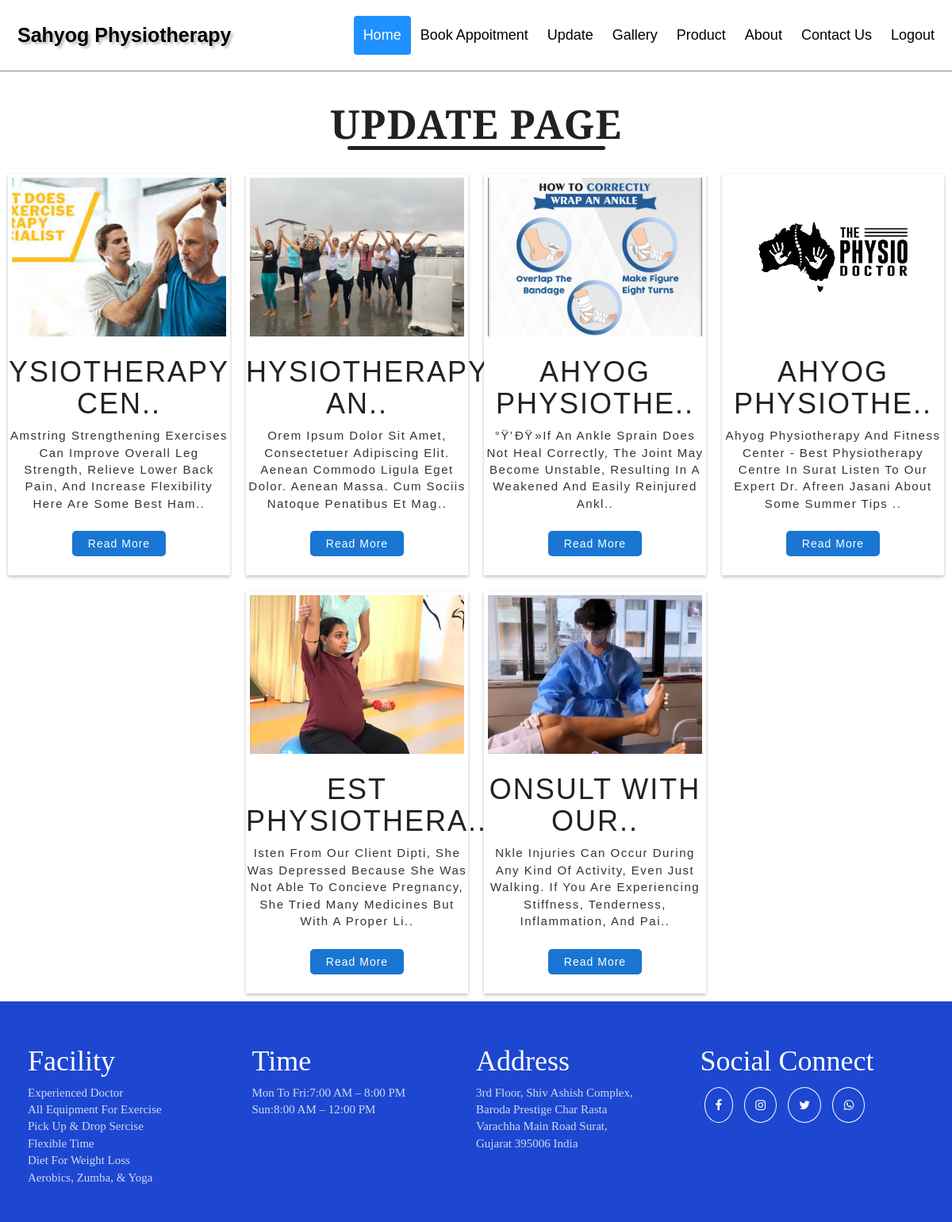
Screenshot of /update.php (signed in) with the database file from the repository.
### tables this page shows
CREATE TABLE IF NOT EXISTS `blogs` (
  `id` int(11) NOT NULL AUTO_INCREMENT,
  `titele` text NOT NULL,
  `description` text NOT NULL,
  `img` text NOT NULL,
  `status` enum('show','hide') NOT NULL,
  `created_at` timestamp NOT NULL,
  `updated_at` timestamp NOT NULL,
  PRIMARY KEY (`id`)
);

### functions.php (called while the page is built, shortened)
<?php
    function gethost()
    {
       return "http://localhost/sahyogphysio";
    }
?>

### update.php (the view)
<?php
include_once 'layouts/header.php';
include_once 'functions.php';
include_once 'database.php';
$sqlget = "SELECT * FROM blogs WHERE `status`='show'";
$alldata = mysqli_query($conn, $sqlget);
?>
<div class="up1">
  <div class="up2">
    <div class="up3">
      <h1>update page</h1>
    </div>
    <?php
          if (mysqli_num_rows($alldata) > 0) {
              while($row = mysqli_fetch_assoc($alldata)) {
                echo '<div class="up4">'.
                '<div class="card">'.
                  '<div class="up5">'.
                    '<img src="'. gethost() .$row['img'].'">'.
                  '</div>'.
                  '<div class="up6">'.
                    '<h1>'.substr($row['titele'],1 , 15).'..</h1>'.
                   ' <p>'.substr($row['description'],1 , 140).'..</p>'.
                  '</div>'.
                  '<div class="botton">'.
                    '<a data-toggle="modal" data-target="#myModal1">Read more</a>'.
                 ' </div>'.
                '</div>' .
                ''.
               ' <div class="modal fade" id="myModal1" role="dialog">'.
                   ' <div class="modal-dialog">'.
                        ''.
                        '<div class="modal-content">'.
                            '<div class="modal-header">'.
                                '<button type="button" class="close" data-dismiss="modal">&times;</button>'.
                                '<h4 class="modal-title">'.$row['titele'].'</h4>'.
                           ' </div>'.
                            '<div class="modal-body">'.
                              '  <img src="'.gethost().$row['img'].'" alt="'.$row['titele'].'">'.
                               ' <p>'.$row['description'].'</p>'.
                            '</div>'.
                           ' <div class="modal-footer">'.
                                '<button type="button" class="btn btn-default" data-dismiss="modal">Close</button>'.
                           ' </div>'.
                        '</div>'.
                    '</div>'.
                '</div>'.
                ''.
              '</div>';
              }
          }
    ?>
  </div>
</div>
<?php
include_once 'layouts/footer.php';
?>

### assets/custom/style.css (style rules this page uses)
* { font-family: "Poppins", sans-serif; padding: 0px; margin: 0px; box-sizing: border-box; outline: none; border: none; text-transform: capitalize; transition: all 0.2s ease-out; text-decoration: none; }
html { font-size: 62.5%; }
body { margin: 0; font-family: Arial, Helvetica, sans-serif; }
* { padding: 0; margin: 0; box-sizing: border-box; font-family: "poppins", sans-serif; }
* { box-sizing: border-box; }
.up1 { width: 100%; min-height: 100vh; }
.up2 { width: 100%; display: flex; flex-wrap: wrap; justify-content: center; align-items: center; margin: auto; }
.up2 .up3 { width: 100%; margin-top: 20px; }
.up2 .up3 h1 { text-align: center; font-size: 50px; color: #222; text-transform: uppercase; font-weight: 700; letter-spacing: 1px; margin-bottom: 20px; font-family: "Playfair Display", serif; }
.up2 .up3 h1:after { content: ""; height: 5px; width: 325px; background-color: #222; border-radius: 5px; display: block; margin: auto; }
.up4 { display: flex; justify-content: center; align-items: center; flex-direction: column; width: calc(100% / 4); text-align: center; cursor: pointer; padding: 10px; }
.up4 .card { background-color: #fff; box-shadow: 0px 2px 4px rgb(0 0 0 / 25%); width: 100%; }
.up5 { padding: 5px; width: 100%; display: flex; justify-content: center; align-items: center; }
.up5 img { float: left; width: 100%; height: 200px; object-fit: cover; }
.up6 { text-align: center; margin-top: 20px; }
.up6 h1 { text-transform: uppercase; color: #222; letter-spacing: 2px; margin-top: 10px; }
.up6 p { font-size: 15px; letter-spacing: 1.5px; margin-top: 10px; }
.botton { margin: 30px; }
.botton a { background-color: #1976d2; font-size: 14px; padding: 8px 20px; border-radius: 5px; text-decoration: none; letter-spacing: 1px; color: #fff; }

### rows the page displays
blogs: img (picture), titele "YSIOTHERAPY CEN", description "Amstring Strengthening Exercises Can Improve Overall Leg Strength, Relieve Lower Back Pain, And Increase Flexibility Here Are Some Best Ham"
blogs: img (picture), titele "HYSIOTHERAPY AN", description "Orem Ipsum Dolor Sit Amet, Consectetuer Adipiscing Elit. Aenean Commodo Ligula Eget Dolor. Aenean Massa. Cum Sociis Natoque Penatibus Et Mag"
blogs: img (picture), titele "AHYOG PHYSIOTHE", description "°Ÿ’ðŸ»If An Ankle Sprain Does Not Heal Correctly, The Joint May Become Unstable, Resulting In A Weakened And Easily Reinjured Ankl"
blogs: img (picture), titele "AHYOG PHYSIOTHE", description "Ahyog Physiotherapy And Fitness Center - Best Physiotherapy Centre In Surat Listen To Our Expert Dr. Afreen Jasani About Some Summer Tips"
blogs: img (picture), titele "EST PHYSIOTHERA", description "Isten From Our Client Dipti, She Was Depressed Because She Was Not Able To Concieve Pregnancy, She Tried Many Medicines But With A Proper Li"
blogs: img (picture), titele "ONSULT WITH OUR", description "Nkle Injuries Can Occur During Any Kind Of Activity, Even Just Walking. If You Are Experiencing Stiffness, Tenderness, Inflammation, And Pai"
